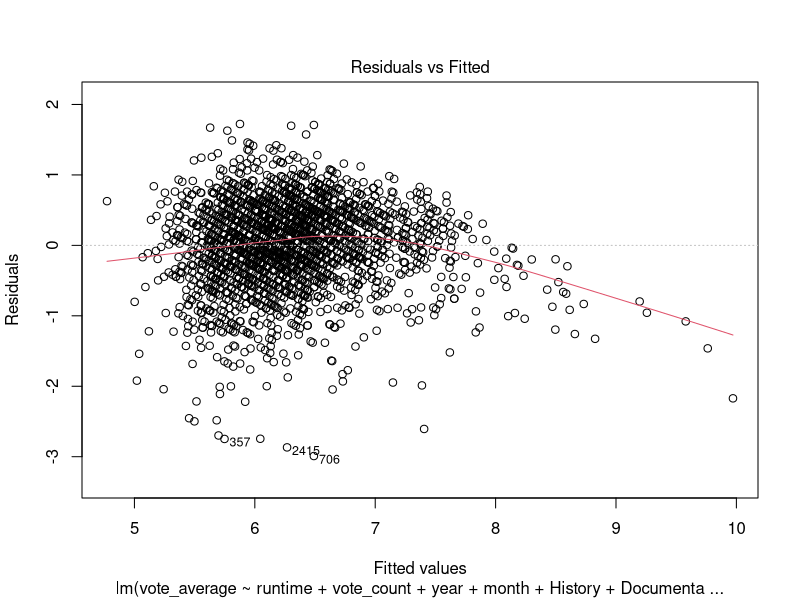
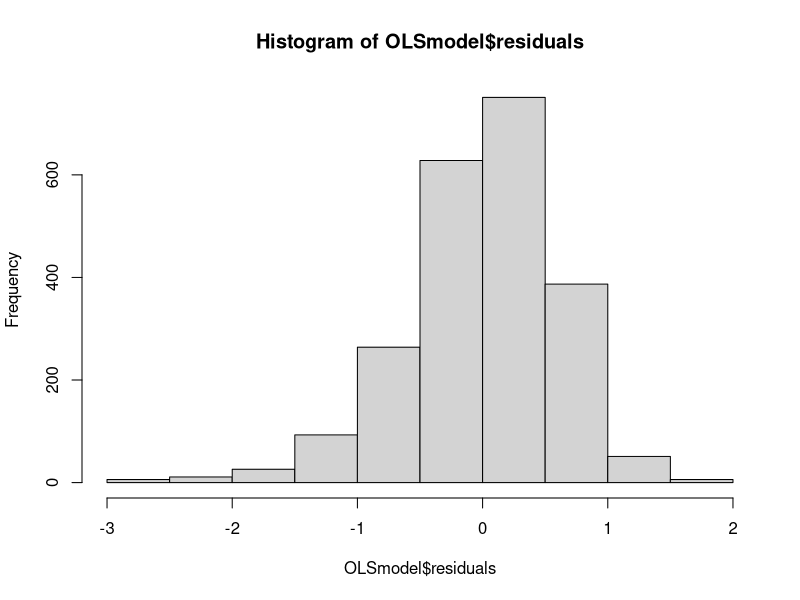
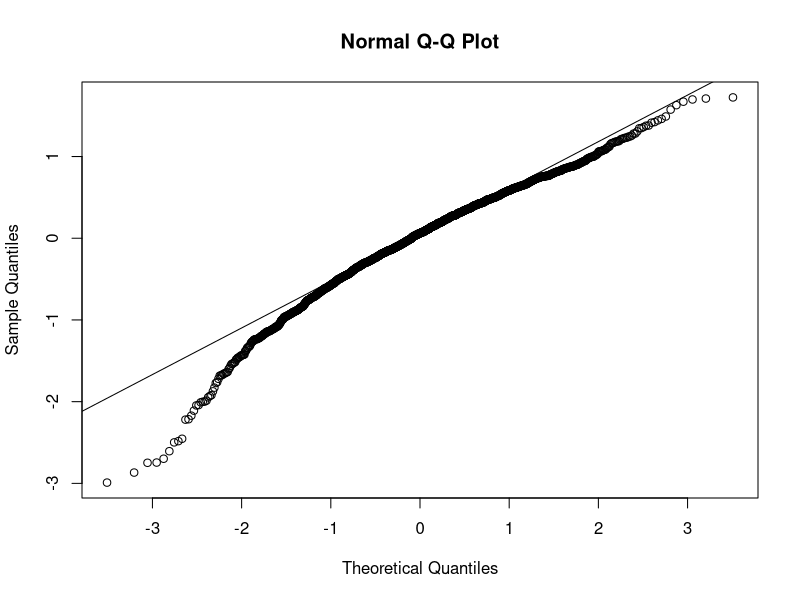
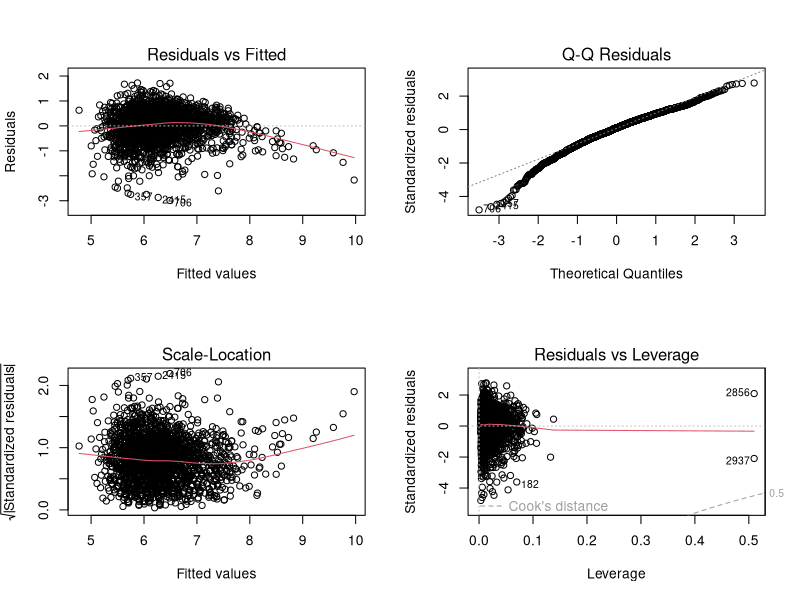
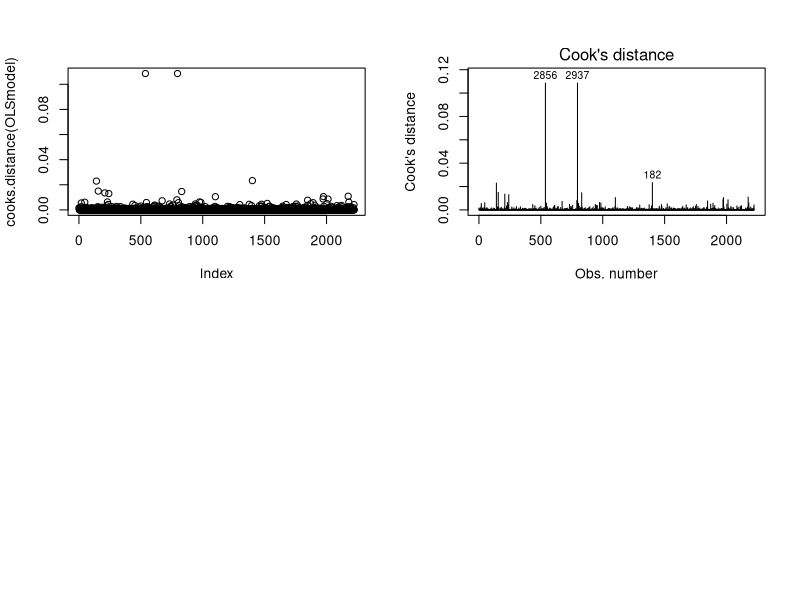

Reproduce these figures in R, in order.
## ---- chunk 1
knitr::opts_chunk$set(echo = TRUE)
## ---- chunk 2
data = read.csv("cleaned_movie_data_vote_average.csv", header = TRUE)
## ---- chunk 3
set.seed(123)
# 75% of the data are training; 25% of the data are testing
sample_size = floor(0.75 * nrow(data))
train_index = sample(seq_len(nrow(data)), size = sample_size)
train_data = data[train_index, ]
test_data = data[-train_index, ]
head(test_data)
## ---- chunk 4
library(glmnet)
x = data.matrix(train_data[,-1])
y = train_data$vote_average
lambda_ridge = cv.glmnet(x, y = y, alpha = 0) 
ridge_model <- glmnet(x, y, alpha = 0, lambda = lambda_ridge$lambda.min)
coef(ridge_model)
## ---- chunk 5
OLSmodel <- lm(vote_average ~ runtime + vote_count + year + month + History + Documentary + Crime + Thriller + Foreign + War + Adventure + Western + Music + Mystery + Action + Comedy + Science.Fiction + Romance + Fantasy + Drama + Animation + Family + Horror + L4 + L6 + L9 + L10 + L12 + L13 + L14 + L15 + L27 + L32 + L33 + L50 + L52 + L53 + L54 + min_language + majority_studios + minority_studios, data = train_data)
summary(OLSmodel)
plot(OLSmodel, 1)
summary(OLSmodel)$r.squared
## ---- chunk 6
hist(OLSmodel$residuals)
qqnorm(resid(OLSmodel))
qqline(resid(OLSmodel))
shapiro.test(resid(OLSmodel))
## ---- chunk 7
# graph
par(mfrow = c(2,2))
plot(OLSmodel)
library(lmtest)
library(car)
bptest(OLSmodel) 
ncvTest(OLSmodel)
## ---- chunk 8
durbinWatsonTest(OLSmodel)
## ---- chunk 9
library(car)
outlierTest(OLSmodel)
summary(train_data$vote_average)
summary(train_data$runtime)
summary(train_data$vote_count)
summary(train_data$minority_studios)
summary(train_data$majority_studios)
train_data[row.names(train_data)=="706",]
train_data[row.names(train_data)=="2234",]
train_data[row.names(train_data)=="2581",]
train_data[row.names(train_data)=="357",]
# Outliers are films that made by small studios and have very small values of vote_average, and vote_count
plot(cooks.distance(OLSmodel))
plot(OLSmodel, which = c(4))
train_data[row.names(train_data)=="2244",] 
# lowest vote_average, very low runtime, almost lowest vote_count
train_data[row.names(train_data)=="2132",] 
# very low vote_average
train_data[row.names(train_data)=="182",] 
# almost highest vote_count, very high vote_average
# Influential points are films that made by small studios or have very small/high values of vote_average, and vote_count
## ---- chunk 10
train_data_ro = train_data[!row.names(train_data)%in%c("706", "2234", "2581", "357", "2244", "2132", "182"),]
## ---- chunk 11
OLSmodel_ro <- lm(vote_average ~ runtime + vote_count + year + month + History + Documentary + Crime + Thriller + Foreign + War + Adventure + Western + Music + Mystery + Action + Comedy + Science.Fiction + Romance + Fantasy + Drama + Animation + Family + Horror + L4 + L6 + L9 + L10 + L12 + L13 + L14 + L15 + L27 + L32 + L33 + L50 + L52 + L53 + L54 + min_language + majority_studios + minority_studios, data = train_data_ro)
library(glmnet)
x = data.matrix(train_data_ro[,-1])
y = train_data_ro$vote_average
lambda_ridge = cv.glmnet(x, y = y, alpha = 0) 
ridge_model_ro <- glmnet(x, y, alpha = 0, lambda = lambda_ridge$lambda.min)
selected_lambda <- lambda_ridge$lambda.min
selected_lambda
## ---- chunk 12
coef_OLS <- as.matrix(OLSmodel_ro$coefficients)[2:42]

predict_result_OLS <- as.matrix(test_data[,2:42]) %*% coef_OLS + OLSmodel_ro$coefficients[1]

R_squared_OLS <- sum((predict_result_OLS - test_data[,1]) * (predict_result_OLS - test_data[,1])) / 741 / var(test_data[,1])
R_squared_OLS

argmin_ridge_OLS <- sum((predict_result_OLS - test_data[,1]) * (predict_result_OLS - test_data[,1])) + selected_lambda * sum(coef_OLS * coef_OLS)
argmin_ridge_OLS
## ---- chunk 13
coef_ridge <- as.matrix(coef(ridge_model_ro)[2:42])

predict_result_ridge <- as.matrix(test_data[,2:42]) %*% coef_ridge + coef(ridge_model_ro)[1]

R_squared_ridge <- sum((predict_result_ridge - test_data[,1]) * (predict_result_ridge - test_data[,1])) / 741 / var(test_data[,1])
R_squared_ridge

argmin_ridge <- sum((predict_result_ridge - test_data[,1]) * (predict_result_ridge - test_data[,1])) + selected_lambda * sum(coef_ridge * coef_ridge)
argmin_ridge
## ---- chunk 14
sum(abs((predict_result_ridge - test_data[,1]) / test_data[,1]))/741
## ---- chunk 15
x = data.matrix(train_data_ro[,c("runtime","vote_count","year","month","Documentary","Crime",
                                 "Foreign","War","Adventure","Western","Music","Mystery","Action","Comedy",
                                 "Science.Fiction","Romance","Fantasy","Drama","Animation","Family","Horror",
                                 "L4","L6","L9","L10","L12","L13","L15","L33","L50","L52","L53",
                                 "L54","min_language","majority_studios","minority_studios")])
y = train_data_ro$vote_average
lambda_ridge = cv.glmnet(x, y = y, alpha = 0) 
ridge_model_ro_36 <- glmnet(x, y, alpha = 0, lambda = lambda_ridge$lambda.min)
selected_lambda <- lambda_ridge$lambda.min
selected_lambda
## ---- chunk 16
coef_ridge_36 <- as.matrix(coef(ridge_model_ro_36)[2:37])

predict_result_ridge_36 <- as.matrix(test_data[,c("runtime","vote_count","year","month","Documentary","Crime",
                                 "Foreign","War","Adventure","Western","Music","Mystery","Action","Comedy",
                                 "Science.Fiction","Romance","Fantasy","Drama","Animation","Family","Horror",
                                 "L4","L6","L9","L10","L12","L13","L15","L33","L50","L52","L53",
                                 "L54","min_language","majority_studios","minority_studios")]) %*% coef_ridge_36 + coef(ridge_model_ro_36)[1]
## ---- chunk 17
sum(abs((predict_result_ridge_36 - test_data[,1]) / test_data[,1]))/741
